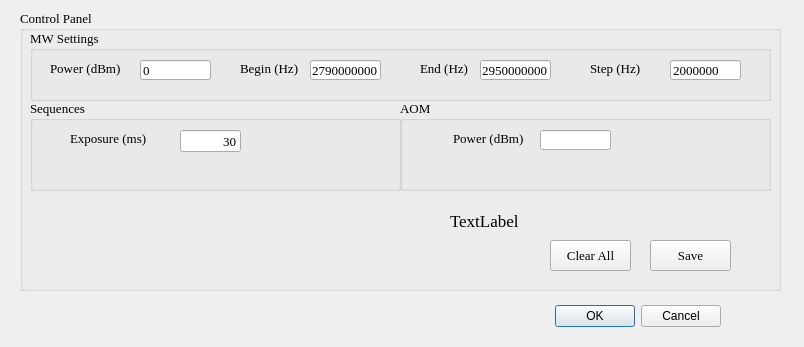
<?xml version="1.0" encoding="UTF-8"?>
<ui version="4.0">
 <class>Dialog</class>
 <widget class="QDialog" name="Dialog">
  <property name="windowModality">
   <enum>Qt::WindowModal</enum>
  </property>
  <property name="geometry">
   <rect>
    <x>0</x>
    <y>0</y>
    <width>804</width>
    <height>347</height>
   </rect>
  </property>
  <property name="windowTitle">
   <string>CW ODMR</string>
  </property>
  <property name="modal">
   <bool>true</bool>
  </property>
  <widget class="QDialogButtonBox" name="buttonBox">
   <property name="geometry">
    <rect>
     <x>470</x>
     <y>300</y>
     <width>251</width>
     <height>32</height>
    </rect>
   </property>
   <property name="orientation">
    <enum>Qt::Horizontal</enum>
   </property>
   <property name="standardButtons">
    <set>QDialogButtonBox::Cancel|QDialogButtonBox::Ok</set>
   </property>
  </widget>
  <widget class="QGroupBox" name="groupBox">
   <property name="geometry">
    <rect>
     <x>20</x>
     <y>10</y>
     <width>761</width>
     <height>281</height>
    </rect>
   </property>
   <property name="font">
    <font>
     <family>Times New Roman</family>
     <pointsize>10</pointsize>
    </font>
   </property>
   <property name="title">
    <string>Control Panel</string>
   </property>
   <widget class="QGroupBox" name="groupBox_2">
    <property name="geometry">
     <rect>
      <x>10</x>
      <y>90</y>
      <width>371</width>
      <height>91</height>
     </rect>
    </property>
    <property name="title">
     <string>Sequences</string>
    </property>
    <widget class="QLineEdit" name="lineEdit_camera_exposure">
     <property name="geometry">
      <rect>
       <x>150</x>
       <y>30</y>
       <width>61</width>
       <height>22</height>
      </rect>
     </property>
     <property name="text">
      <string>30</string>
     </property>
     <property name="alignment">
      <set>Qt::AlignRight|Qt::AlignTrailing|Qt::AlignVCenter</set>
     </property>
    </widget>
    <widget class="QLabel" name="label_4">
     <property name="geometry">
      <rect>
       <x>40</x>
       <y>30</y>
       <width>81</width>
       <height>16</height>
      </rect>
     </property>
     <property name="text">
      <string>Exposure (ms)</string>
     </property>
    </widget>
   </widget>
   <widget class="QGroupBox" name="groupBox_3">
    <property name="geometry">
     <rect>
      <x>10</x>
      <y>20</y>
      <width>741</width>
      <height>71</height>
     </rect>
    </property>
    <property name="title">
     <string>MW Settings</string>
    </property>
    <widget class="QLineEdit" name="lineEdit_freq_step">
     <property name="geometry">
      <rect>
       <x>640</x>
       <y>30</y>
       <width>71</width>
       <height>20</height>
      </rect>
     </property>
     <property name="text">
      <string>2000000</string>
     </property>
    </widget>
    <widget class="QLabel" name="label_6">
     <property name="geometry">
      <rect>
       <x>20</x>
       <y>30</y>
       <width>71</width>
       <height>16</height>
      </rect>
     </property>
     <property name="text">
      <string>Power (dBm)</string>
     </property>
    </widget>
    <widget class="QLabel" name="label_12">
     <property name="geometry">
      <rect>
       <x>390</x>
       <y>30</y>
       <width>61</width>
       <height>16</height>
      </rect>
     </property>
     <property name="text">
      <string>End (Hz)</string>
     </property>
    </widget>
    <widget class="QLineEdit" name="lineEdit_freq_start">
     <property name="geometry">
      <rect>
       <x>280</x>
       <y>30</y>
       <width>71</width>
       <height>20</height>
      </rect>
     </property>
     <property name="text">
      <string>2790000000</string>
     </property>
    </widget>
    <widget class="QLineEdit" name="lineEdit_MW_power">
     <property name="geometry">
      <rect>
       <x>110</x>
       <y>30</y>
       <width>71</width>
       <height>20</height>
      </rect>
     </property>
     <property name="text">
      <string>0</string>
     </property>
    </widget>
    <widget class="QLabel" name="label_11">
     <property name="geometry">
      <rect>
       <x>210</x>
       <y>30</y>
       <width>61</width>
       <height>16</height>
      </rect>
     </property>
     <property name="text">
      <string>Begin (Hz)</string>
     </property>
    </widget>
    <widget class="QLabel" name="label_7">
     <property name="geometry">
      <rect>
       <x>560</x>
       <y>30</y>
       <width>61</width>
       <height>16</height>
      </rect>
     </property>
     <property name="text">
      <string>Step (Hz)</string>
     </property>
    </widget>
    <widget class="QLineEdit" name="lineEdit_freq_end">
     <property name="geometry">
      <rect>
       <x>450</x>
       <y>30</y>
       <width>71</width>
       <height>20</height>
      </rect>
     </property>
     <property name="text">
      <string>2950000000</string>
     </property>
    </widget>
   </widget>
   <widget class="QLabel" name="label_status">
    <property name="geometry">
     <rect>
      <x>430</x>
      <y>200</y>
      <width>281</width>
      <height>21</height>
     </rect>
    </property>
    <property name="font">
     <font>
      <pointsize>13</pointsize>
     </font>
    </property>
    <property name="text">
     <string>TextLabel</string>
    </property>
   </widget>
   <widget class="QPushButton" name="pushButton_save">
    <property name="geometry">
     <rect>
      <x>630</x>
      <y>230</y>
      <width>81</width>
      <height>31</height>
     </rect>
    </property>
    <property name="text">
     <string>Save</string>
    </property>
   </widget>
   <widget class="QPushButton" name="pushButton_clear">
    <property name="geometry">
     <rect>
      <x>530</x>
      <y>230</y>
      <width>81</width>
      <height>31</height>
     </rect>
    </property>
    <property name="text">
     <string>Clear All</string>
    </property>
   </widget>
   <widget class="QGroupBox" name="groupBox_5">
    <property name="geometry">
     <rect>
      <x>380</x>
      <y>90</y>
      <width>371</width>
      <height>91</height>
     </rect>
    </property>
    <property name="title">
     <string>AOM</string>
    </property>
    <widget class="QLabel" name="label_2">
     <property name="geometry">
      <rect>
       <x>53</x>
       <y>30</y>
       <width>71</width>
       <height>16</height>
      </rect>
     </property>
     <property name="text">
      <string>Power (dBm)</string>
     </property>
    </widget>
    <widget class="QLineEdit" name="lineEdit_AOM_Voltage">
     <property name="geometry">
      <rect>
       <x>140</x>
       <y>30</y>
       <width>71</width>
       <height>20</height>
      </rect>
     </property>
    </widget>
   </widget>
  </widget>
 </widget>
 <resources/>
 <connections>
  <connection>
   <sender>buttonBox</sender>
   <signal>accepted()</signal>
   <receiver>Dialog</receiver>
   <slot>accept()</slot>
   <hints>
    <hint type="sourcelabel">
     <x>248</x>
     <y>254</y>
    </hint>
    <hint type="destinationlabel">
     <x>157</x>
     <y>274</y>
    </hint>
   </hints>
  </connection>
  <connection>
   <sender>buttonBox</sender>
   <signal>rejected()</signal>
   <receiver>Dialog</receiver>
   <slot>reject()</slot>
   <hints>
    <hint type="sourcelabel">
     <x>316</x>
     <y>260</y>
    </hint>
    <hint type="destinationlabel">
     <x>286</x>
     <y>274</y>
    </hint>
   </hints>
  </connection>
 </connections>
</ui>
